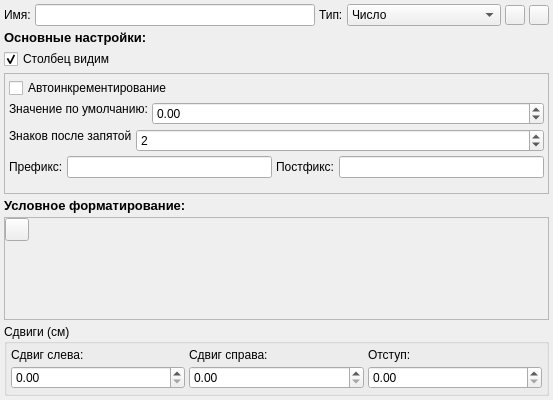
<?xml version="1.0" encoding="UTF-8"?>
<ui version="4.0">
 <class>ColumnEditDialog</class>
 <widget class="QDialog" name="ColumnEditDialog">
  <property name="geometry">
   <rect>
    <x>0</x>
    <y>0</y>
    <width>553</width>
    <height>400</height>
   </rect>
  </property>
  <property name="windowTitle">
   <string>Структура таблицы</string>
  </property>
  <layout class="QVBoxLayout" name="verticalLayout">
   <property name="spacing">
    <number>4</number>
   </property>
   <property name="margin">
    <number>4</number>
   </property>
   <item>
    <layout class="QHBoxLayout" name="horizontalLayout">
     <property name="spacing">
      <number>4</number>
     </property>
     <item>
      <widget class="QLabel" name="nameLabel">
       <property name="text">
        <string>Имя:</string>
       </property>
      </widget>
     </item>
     <item>
      <widget class="QLineEdit" name="nameEdit"/>
     </item>
     <item>
      <widget class="QLabel" name="typeLabel">
       <property name="text">
        <string>Тип:</string>
       </property>
      </widget>
     </item>
     <item>
      <widget class="QComboBox" name="typeComboBox">
       <property name="minimumSize">
        <size>
         <width>132</width>
         <height>0</height>
        </size>
       </property>
       <property name="currentIndex">
        <number>0</number>
       </property>
       <item>
        <property name="text">
         <string>Число</string>
        </property>
       </item>
       <item>
        <property name="text">
         <string>Строка</string>
        </property>
       </item>
       <item>
        <property name="text">
         <string>Логическое значение</string>
        </property>
       </item>
       <item>
        <property name="text">
         <string>Дата</string>
        </property>
       </item>
       <item>
        <property name="text">
         <string>Время</string>
        </property>
       </item>
       <item>
        <property name="text">
         <string>Список</string>
        </property>
       </item>
       <item>
        <property name="text">
         <string>Расширенный список</string>
        </property>
       </item>
       <item>
        <property name="text">
         <string>Выражение</string>
        </property>
       </item>
      </widget>
     </item>
     <item>
      <widget class="QPushButton" name="leftButton">
       <property name="maximumSize">
        <size>
         <width>20</width>
         <height>20</height>
        </size>
       </property>
       <property name="text">
        <string/>
       </property>
       <property name="icon">
        <iconset resource="../../Resources.qrc">
         <normaloff>:/images/LeftArrow.png</normaloff>:/images/LeftArrow.png</iconset>
       </property>
       <property name="autoDefault">
        <bool>false</bool>
       </property>
      </widget>
     </item>
     <item>
      <widget class="QPushButton" name="rightButton">
       <property name="maximumSize">
        <size>
         <width>20</width>
         <height>20</height>
        </size>
       </property>
       <property name="text">
        <string/>
       </property>
       <property name="icon">
        <iconset resource="../../Resources.qrc">
         <normaloff>:/images/RightArrow.png</normaloff>:/images/RightArrow.png</iconset>
       </property>
       <property name="autoDefault">
        <bool>false</bool>
       </property>
      </widget>
     </item>
    </layout>
   </item>
   <item>
    <widget class="QLabel" name="generalLabel">
     <property name="font">
      <font>
       <pointsize>10</pointsize>
       <weight>75</weight>
       <bold>true</bold>
      </font>
     </property>
     <property name="text">
      <string>Основные настройки:</string>
     </property>
    </widget>
   </item>
   <item>
    <widget class="QCheckBox" name="visibleCheckBox">
     <property name="text">
      <string>Столбец видим</string>
     </property>
     <property name="checked">
      <bool>true</bool>
     </property>
    </widget>
   </item>
   <item>
    <widget class="QStackedWidget" name="typeStackedWidget">
     <property name="maximumSize">
      <size>
       <width>16777215</width>
       <height>121</height>
      </size>
     </property>
     <property name="frameShape">
      <enum>QFrame::StyledPanel</enum>
     </property>
     <property name="frameShadow">
      <enum>QFrame::Plain</enum>
     </property>
     <property name="currentIndex">
      <number>0</number>
     </property>
     <widget class="QWidget" name="integerPage">
      <layout class="QVBoxLayout" name="verticalLayout_2">
       <property name="spacing">
        <number>4</number>
       </property>
       <property name="margin">
        <number>4</number>
       </property>
       <item>
        <widget class="QCheckBox" name="integerAutoIncrementCheckBox">
         <property name="text">
          <string>Автоинкрементирование</string>
         </property>
        </widget>
       </item>
       <item>
        <widget class="QWidget" name="autoIncWidget" native="true">
         <layout class="QVBoxLayout" name="verticalLayout_10">
          <property name="spacing">
           <number>4</number>
          </property>
          <property name="margin">
           <number>0</number>
          </property>
          <item>
           <layout class="QHBoxLayout" name="horizontalLayout_2">
            <property name="spacing">
             <number>4</number>
            </property>
            <item>
             <widget class="QLabel" name="integerDefaultLabel">
              <property name="text">
               <string>Значение по умолчанию:</string>
              </property>
              <property name="alignment">
               <set>Qt::AlignLeading|Qt::AlignLeft|Qt::AlignTop</set>
              </property>
             </widget>
            </item>
            <item>
             <widget class="QDoubleSpinBox" name="integerDefaultSpinBox">
              <property name="sizePolicy">
               <sizepolicy hsizetype="MinimumExpanding" vsizetype="Fixed">
                <horstretch>0</horstretch>
                <verstretch>0</verstretch>
               </sizepolicy>
              </property>
              <property name="minimum">
               <double>-2147483647.000000000000000</double>
              </property>
              <property name="maximum">
               <double>2147483647.000000000000000</double>
              </property>
             </widget>
            </item>
           </layout>
          </item>
          <item>
           <layout class="QHBoxLayout" name="horizontalLayout_8">
            <property name="spacing">
             <number>4</number>
            </property>
            <item>
             <widget class="QLabel" name="integerNumberLabel">
              <property name="text">
               <string>Знаков после запятой</string>
              </property>
              <property name="alignment">
               <set>Qt::AlignLeading|Qt::AlignLeft|Qt::AlignTop</set>
              </property>
             </widget>
            </item>
            <item>
             <widget class="QSpinBox" name="integerNumberSpinBox">
              <property name="sizePolicy">
               <sizepolicy hsizetype="MinimumExpanding" vsizetype="Fixed">
                <horstretch>0</horstretch>
                <verstretch>0</verstretch>
               </sizepolicy>
              </property>
              <property name="value">
               <number>2</number>
              </property>
             </widget>
            </item>
           </layout>
          </item>
          <item>
           <layout class="QHBoxLayout" name="horizontalLayout_14">
            <item>
             <widget class="QLabel" name="integerPrefixLabel">
              <property name="text">
               <string>Префикс:</string>
              </property>
             </widget>
            </item>
            <item>
             <widget class="QLineEdit" name="integerPrefixEdit"/>
            </item>
            <item>
             <widget class="QLabel" name="integerPostfixLabel">
              <property name="text">
               <string>Постфикс:</string>
              </property>
             </widget>
            </item>
            <item>
             <widget class="QLineEdit" name="integerPostfixEdit"/>
            </item>
           </layout>
          </item>
         </layout>
        </widget>
       </item>
       <item>
        <spacer name="verticalSpacer_5">
         <property name="orientation">
          <enum>Qt::Vertical</enum>
         </property>
         <property name="sizeHint" stdset="0">
          <size>
           <width>20</width>
           <height>0</height>
          </size>
         </property>
        </spacer>
       </item>
      </layout>
     </widget>
     <widget class="QWidget" name="stringPage">
      <layout class="QVBoxLayout" name="verticalLayout_3">
       <property name="spacing">
        <number>4</number>
       </property>
       <property name="margin">
        <number>4</number>
       </property>
       <item>
        <layout class="QHBoxLayout" name="horizontalLayout_4">
         <property name="spacing">
          <number>4</number>
         </property>
         <item>
          <widget class="QLabel" name="stringDefaultLabel">
           <property name="text">
            <string>Значение по умолчанию:</string>
           </property>
           <property name="alignment">
            <set>Qt::AlignLeading|Qt::AlignLeft|Qt::AlignTop</set>
           </property>
          </widget>
         </item>
         <item>
          <widget class="QLineEdit" name="stringDefaultEdit"/>
         </item>
        </layout>
       </item>
       <item>
        <spacer name="verticalSpacer">
         <property name="orientation">
          <enum>Qt::Vertical</enum>
         </property>
         <property name="sizeHint" stdset="0">
          <size>
           <width>20</width>
           <height>40</height>
          </size>
         </property>
        </spacer>
       </item>
      </layout>
     </widget>
     <widget class="QWidget" name="boolPage">
      <layout class="QVBoxLayout" name="verticalLayout_4">
       <property name="spacing">
        <number>4</number>
       </property>
       <property name="margin">
        <number>4</number>
       </property>
       <item>
        <layout class="QHBoxLayout" name="horizontalLayout_5">
         <property name="spacing">
          <number>4</number>
         </property>
         <item>
          <widget class="QLabel" name="boolDefaultLabel">
           <property name="text">
            <string>Значение по умолчанию:</string>
           </property>
           <property name="alignment">
            <set>Qt::AlignLeading|Qt::AlignLeft|Qt::AlignTop</set>
           </property>
          </widget>
         </item>
         <item>
          <widget class="QCheckBox" name="boolDefaultCheckBox">
           <property name="sizePolicy">
            <sizepolicy hsizetype="MinimumExpanding" vsizetype="Fixed">
             <horstretch>0</horstretch>
             <verstretch>0</verstretch>
            </sizepolicy>
           </property>
           <property name="text">
            <string>ИСТИНА</string>
           </property>
          </widget>
         </item>
        </layout>
       </item>
       <item>
        <spacer name="verticalSpacer_2">
         <property name="orientation">
          <enum>Qt::Vertical</enum>
         </property>
         <property name="sizeHint" stdset="0">
          <size>
           <width>20</width>
           <height>47</height>
          </size>
         </property>
        </spacer>
       </item>
      </layout>
     </widget>
     <widget class="QWidget" name="datePage">
      <layout class="QVBoxLayout" name="verticalLayout_5">
       <property name="spacing">
        <number>4</number>
       </property>
       <property name="margin">
        <number>4</number>
       </property>
       <item>
        <layout class="QHBoxLayout" name="horizontalLayout_6">
         <property name="spacing">
          <number>4</number>
         </property>
         <item>
          <widget class="QLabel" name="dateDefaultLabel">
           <property name="text">
            <string>Значение по умолчанию:</string>
           </property>
           <property name="alignment">
            <set>Qt::AlignLeading|Qt::AlignLeft|Qt::AlignTop</set>
           </property>
          </widget>
         </item>
         <item>
          <widget class="QDateEdit" name="dateDefaultEdit">
           <property name="sizePolicy">
            <sizepolicy hsizetype="MinimumExpanding" vsizetype="Fixed">
             <horstretch>0</horstretch>
             <verstretch>0</verstretch>
            </sizepolicy>
           </property>
          </widget>
         </item>
        </layout>
       </item>
       <item>
        <spacer name="verticalSpacer_3">
         <property name="orientation">
          <enum>Qt::Vertical</enum>
         </property>
         <property name="sizeHint" stdset="0">
          <size>
           <width>20</width>
           <height>44</height>
          </size>
         </property>
        </spacer>
       </item>
      </layout>
     </widget>
     <widget class="QWidget" name="timePage">
      <layout class="QVBoxLayout" name="verticalLayout_6">
       <property name="spacing">
        <number>4</number>
       </property>
       <property name="margin">
        <number>4</number>
       </property>
       <item>
        <layout class="QHBoxLayout" name="horizontalLayout_7">
         <property name="spacing">
          <number>4</number>
         </property>
         <item>
          <widget class="QLabel" name="timeDefaultLabel">
           <property name="text">
            <string>Значение по умолчанию:</string>
           </property>
           <property name="alignment">
            <set>Qt::AlignLeading|Qt::AlignLeft|Qt::AlignTop</set>
           </property>
          </widget>
         </item>
         <item>
          <widget class="QTimeEdit" name="timeDefaultEdit">
           <property name="sizePolicy">
            <sizepolicy hsizetype="MinimumExpanding" vsizetype="Fixed">
             <horstretch>0</horstretch>
             <verstretch>0</verstretch>
            </sizepolicy>
           </property>
          </widget>
         </item>
        </layout>
       </item>
       <item>
        <spacer name="verticalSpacer_4">
         <property name="orientation">
          <enum>Qt::Vertical</enum>
         </property>
         <property name="sizeHint" stdset="0">
          <size>
           <width>20</width>
           <height>44</height>
          </size>
         </property>
        </spacer>
       </item>
      </layout>
     </widget>
     <widget class="QWidget" name="listPage">
      <layout class="QVBoxLayout" name="verticalLayout_7">
       <property name="spacing">
        <number>4</number>
       </property>
       <property name="margin">
        <number>4</number>
       </property>
       <item>
        <widget class="QLabel" name="listLinkLabel">
         <property name="text">
          <string>Связан со списком:</string>
         </property>
         <property name="alignment">
          <set>Qt::AlignLeading|Qt::AlignLeft|Qt::AlignTop</set>
         </property>
        </widget>
       </item>
       <item>
        <widget class="QWidget" name="listLinkWidget" native="true">
         <layout class="QHBoxLayout" name="horizontalLayout_12">
          <property name="spacing">
           <number>4</number>
          </property>
          <property name="margin">
           <number>0</number>
          </property>
          <item>
           <widget class="QListWidget" name="listLinkPagesListWidget"/>
          </item>
          <item>
           <widget class="QListWidget" name="listLinkVariablesListWidget"/>
          </item>
         </layout>
        </widget>
       </item>
       <item>
        <layout class="QHBoxLayout" name="horizontalLayout_9">
         <property name="spacing">
          <number>4</number>
         </property>
         <item>
          <widget class="QLabel" name="listDefaultLabel">
           <property name="text">
            <string>Значение по умолчанию:</string>
           </property>
           <property name="alignment">
            <set>Qt::AlignLeading|Qt::AlignLeft|Qt::AlignTop</set>
           </property>
          </widget>
         </item>
         <item>
          <widget class="QComboBox" name="listDefaultComboBox">
           <property name="sizePolicy">
            <sizepolicy hsizetype="MinimumExpanding" vsizetype="Fixed">
             <horstretch>0</horstretch>
             <verstretch>0</verstretch>
            </sizepolicy>
           </property>
           <property name="editable">
            <bool>true</bool>
           </property>
           <property name="insertPolicy">
            <enum>QComboBox::NoInsert</enum>
           </property>
          </widget>
         </item>
        </layout>
       </item>
       <item>
        <spacer name="verticalSpacer_6">
         <property name="orientation">
          <enum>Qt::Vertical</enum>
         </property>
         <property name="sizeHint" stdset="0">
          <size>
           <width>20</width>
           <height>40</height>
          </size>
         </property>
        </spacer>
       </item>
      </layout>
     </widget>
     <widget class="QWidget" name="extendedListPage">
      <layout class="QVBoxLayout" name="verticalLayout_8">
       <property name="spacing">
        <number>4</number>
       </property>
       <property name="margin">
        <number>4</number>
       </property>
       <item>
        <widget class="QLabel" name="extListLinkLabel">
         <property name="text">
          <string>Связан со списком:</string>
         </property>
         <property name="alignment">
          <set>Qt::AlignLeading|Qt::AlignLeft|Qt::AlignTop</set>
         </property>
        </widget>
       </item>
       <item>
        <widget class="QWidget" name="extListLinkWidget" native="true">
         <layout class="QHBoxLayout" name="horizontalLayout_13">
          <property name="spacing">
           <number>4</number>
          </property>
          <property name="margin">
           <number>0</number>
          </property>
          <item>
           <widget class="QListWidget" name="extListLinkPagesListWidget"/>
          </item>
          <item>
           <widget class="QListWidget" name="extListLinkVariablesListWidget"/>
          </item>
          <item>
           <widget class="QListWidget" name="extListLinkColumnsListWidget"/>
          </item>
         </layout>
        </widget>
       </item>
       <item>
        <layout class="QHBoxLayout" name="horizontalLayout_10">
         <property name="spacing">
          <number>4</number>
         </property>
         <item>
          <widget class="QLabel" name="extendedListDefaultLabel">
           <property name="text">
            <string>Значение по умолчанию:</string>
           </property>
           <property name="alignment">
            <set>Qt::AlignLeading|Qt::AlignLeft|Qt::AlignTop</set>
           </property>
          </widget>
         </item>
         <item>
          <widget class="QComboBox" name="extendedListComboBox">
           <property name="sizePolicy">
            <sizepolicy hsizetype="MinimumExpanding" vsizetype="Fixed">
             <horstretch>0</horstretch>
             <verstretch>0</verstretch>
            </sizepolicy>
           </property>
           <property name="editable">
            <bool>true</bool>
           </property>
           <property name="insertPolicy">
            <enum>QComboBox::NoInsert</enum>
           </property>
          </widget>
         </item>
        </layout>
       </item>
       <item>
        <spacer name="verticalSpacer_7">
         <property name="orientation">
          <enum>Qt::Vertical</enum>
         </property>
         <property name="sizeHint" stdset="0">
          <size>
           <width>20</width>
           <height>40</height>
          </size>
         </property>
        </spacer>
       </item>
      </layout>
     </widget>
     <widget class="QWidget" name="expressionPage">
      <layout class="QVBoxLayout" name="verticalLayout_9">
       <property name="spacing">
        <number>4</number>
       </property>
       <property name="margin">
        <number>4</number>
       </property>
       <item>
        <layout class="QHBoxLayout" name="horizontalLayout_11">
         <property name="spacing">
          <number>4</number>
         </property>
         <item>
          <widget class="QLabel" name="expressionLabel">
           <property name="text">
            <string>Выражение:</string>
           </property>
           <property name="alignment">
            <set>Qt::AlignLeading|Qt::AlignLeft|Qt::AlignTop</set>
           </property>
          </widget>
         </item>
         <item>
          <widget class="QLineEdit" name="expressionEdit"/>
         </item>
         <item>
          <widget class="QPushButton" name="functionButton">
           <property name="maximumSize">
            <size>
             <width>20</width>
             <height>20</height>
            </size>
           </property>
           <property name="text">
            <string/>
           </property>
           <property name="icon">
            <iconset resource="../../Resources.qrc">
             <normaloff>:/images/Function.png</normaloff>:/images/Function.png</iconset>
           </property>
           <property name="iconSize">
            <size>
             <width>20</width>
             <height>20</height>
            </size>
           </property>
           <property name="flat">
            <bool>true</bool>
           </property>
          </widget>
         </item>
        </layout>
       </item>
       <item>
        <spacer name="verticalSpacer_8">
         <property name="orientation">
          <enum>Qt::Vertical</enum>
         </property>
         <property name="sizeHint" stdset="0">
          <size>
           <width>20</width>
           <height>40</height>
          </size>
         </property>
        </spacer>
       </item>
      </layout>
     </widget>
    </widget>
   </item>
   <item>
    <widget class="QLabel" name="conditionalLabel">
     <property name="font">
      <font>
       <pointsize>10</pointsize>
       <weight>75</weight>
       <bold>true</bold>
      </font>
     </property>
     <property name="text">
      <string>Условное форматирование:</string>
     </property>
    </widget>
   </item>
   <item>
    <widget class="QScrollArea" name="scrollArea">
     <property name="widgetResizable">
      <bool>true</bool>
     </property>
     <widget class="QWidget" name="scrollAreaWidgetContents">
      <property name="geometry">
       <rect>
        <x>0</x>
        <y>0</y>
        <width>543</width>
        <height>114</height>
       </rect>
      </property>
      <layout class="QVBoxLayout" name="verticalLayout_11">
       <property name="spacing">
        <number>0</number>
       </property>
       <property name="margin">
        <number>0</number>
       </property>
       <item>
        <widget class="QWidget" name="conditionsWidget" native="true">
         <property name="sizePolicy">
          <sizepolicy hsizetype="Preferred" vsizetype="Maximum">
           <horstretch>0</horstretch>
           <verstretch>0</verstretch>
          </sizepolicy>
         </property>
         <layout class="QVBoxLayout" name="conditionsVerticalLayout">
          <property name="spacing">
           <number>4</number>
          </property>
          <property name="margin">
           <number>0</number>
          </property>
         </layout>
        </widget>
       </item>
       <item>
        <layout class="QHBoxLayout" name="horizontalLayout_3">
         <property name="spacing">
          <number>4</number>
         </property>
         <item>
          <widget class="QToolButton" name="addToolButton">
           <property name="text">
            <string/>
           </property>
           <property name="icon">
            <iconset resource="../../Resources.qrc">
             <normaloff>:/images/Add.png</normaloff>:/images/Add.png</iconset>
           </property>
          </widget>
         </item>
         <item>
          <spacer name="horizontalSpacer">
           <property name="orientation">
            <enum>Qt::Horizontal</enum>
           </property>
           <property name="sizeHint" stdset="0">
            <size>
             <width>40</width>
             <height>20</height>
            </size>
           </property>
          </spacer>
         </item>
        </layout>
       </item>
       <item>
        <spacer name="verticalSpacer_9">
         <property name="orientation">
          <enum>Qt::Vertical</enum>
         </property>
         <property name="sizeHint" stdset="0">
          <size>
           <width>20</width>
           <height>0</height>
          </size>
         </property>
        </spacer>
       </item>
      </layout>
     </widget>
    </widget>
   </item>
   <item>
    <widget class="QGroupBox" name="offsetGroupBox">
     <property name="title">
      <string>Сдвиги (см)</string>
     </property>
     <layout class="QGridLayout" name="gridLayout">
      <property name="margin">
       <number>4</number>
      </property>
      <property name="spacing">
       <number>4</number>
      </property>
      <item row="0" column="0">
       <widget class="QLabel" name="leftOffsetLabel">
        <property name="text">
         <string>Сдвиг слева:</string>
        </property>
       </widget>
      </item>
      <item row="1" column="0">
       <widget class="QDoubleSpinBox" name="leftOffsetSpinBox"/>
      </item>
      <item row="0" column="1">
       <widget class="QLabel" name="rightOffsetLabel">
        <property name="text">
         <string>Сдвиг справа:</string>
        </property>
       </widget>
      </item>
      <item row="0" column="2">
       <widget class="QLabel" name="totalOffsetLabel">
        <property name="text">
         <string>Отступ:</string>
        </property>
       </widget>
      </item>
      <item row="1" column="1">
       <widget class="QDoubleSpinBox" name="rightOffsetSpinBox"/>
      </item>
      <item row="1" column="2">
       <widget class="QDoubleSpinBox" name="totalOffsetSpinBox"/>
      </item>
     </layout>
    </widget>
   </item>
  </layout>
 </widget>
 <resources>
  <include location="../../Resources.qrc"/>
 </resources>
 <connections/>
</ui>
